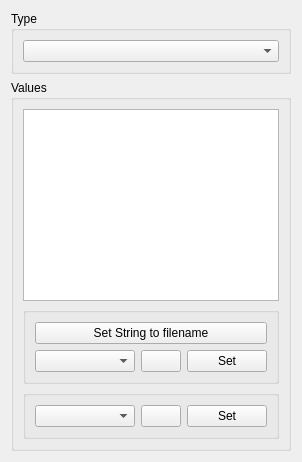
       <widget class="QWidget" name="tabValues">
        <attribute name="title">
         <string>Values</string>
        </attribute>
        <layout class="QVBoxLayout" name="verticalLayout_3">
         <item>
          <widget class="QGroupBox" name="gbValues">
           <property name="focusPolicy">
            <enum>Qt::NoFocus</enum>
           </property>
           <property name="title">
            <string>Type</string>
           </property>
           <layout class="QVBoxLayout" name="verticalLayout_7">
            <item>
             <widget class="QComboBox" name="cbValues">
              <property name="sizePolicy">
               <sizepolicy hsizetype="Preferred" vsizetype="Preferred">
                <horstretch>0</horstretch>
                <verstretch>0</verstretch>
               </sizepolicy>
              </property>
              <property name="focusPolicy">
               <enum>Qt::NoFocus</enum>
              </property>
             </widget>
            </item>
           </layout>
          </widget>
         </item>
         <item>
          <widget class="QGroupBox" name="groupBox_9">
           <property name="sizePolicy">
            <sizepolicy hsizetype="Preferred" vsizetype="Preferred">
             <horstretch>0</horstretch>
             <verstretch>1</verstretch>
            </sizepolicy>
           </property>
           <property name="focusPolicy">
            <enum>Qt::NoFocus</enum>
           </property>
           <property name="title">
            <string>Values</string>
           </property>
           <layout class="QVBoxLayout" name="verticalLayout_8">
            <item>
             <widget class="QTableView" name="twValues">
              <property name="enabled">
               <bool>true</bool>
              </property>
              <property name="sizePolicy">
               <sizepolicy hsizetype="Expanding" vsizetype="Expanding">
                <horstretch>0</horstretch>
                <verstretch>1</verstretch>
               </sizepolicy>
              </property>
              <property name="focusPolicy">
               <enum>Qt::NoFocus</enum>
              </property>
              <property name="sortingEnabled">
               <bool>true</bool>
              </property>
             </widget>
            </item>
            <item>
             <widget class="QGroupBox" name="grpString">
              <property name="focusPolicy">
               <enum>Qt::NoFocus</enum>
              </property>
              <property name="title">
               <string/>
              </property>
              <property name="flat">
               <bool>false</bool>
              </property>
              <layout class="QGridLayout" name="gridLayout_8">
               <item row="1" column="0">
                <widget class="QComboBox" name="cbComPorts">
                 <property name="sizePolicy">
                  <sizepolicy hsizetype="Preferred" vsizetype="Fixed">
                   <horstretch>1</horstretch>
                   <verstretch>0</verstretch>
                  </sizepolicy>
                 </property>
                 <property name="focusPolicy">
                  <enum>Qt::NoFocus</enum>
                 </property>
                </widget>
               </item>
               <item row="1" column="1">
                <widget class="QPushButton" name="pbComPortRefresh">
                 <property name="focusPolicy">
                  <enum>Qt::NoFocus</enum>
                 </property>
                 <property name="text">
                  <string/>
                 </property>
                 <property name="icon">
                  <iconset resource="../../res/ressources.qrc">
                   <normaloff>:/icons/Batman48.png</normaloff>:/icons/Batman48.png</iconset>
                 </property>
                 <property name="iconSize">
                  <size>
                   <width>20</width>
                   <height>20</height>
                  </size>
                 </property>
                </widget>
               </item>
               <item row="1" column="2">
                <widget class="QPushButton" name="pbComPortSet">
                 <property name="minimumSize">
                  <size>
                   <width>50</width>
                   <height>0</height>
                  </size>
                 </property>
                 <property name="focusPolicy">
                  <enum>Qt::NoFocus</enum>
                 </property>
                 <property name="text">
                  <string>Set</string>
                 </property>
                </widget>
               </item>
               <item row="0" column="0" colspan="3">
                <widget class="QPushButton" name="pbSetStringToFilename">
                 <property name="enabled">
                  <bool>true</bool>
                 </property>
                 <property name="focusPolicy">
                  <enum>Qt::NoFocus</enum>
                 </property>
                 <property name="text">
                  <string>Set String to filename</string>
                 </property>
                </widget>
               </item>
              </layout>
             </widget>
            </item>
            <item>
             <widget class="QGroupBox" name="grpNumber">
              <property name="focusPolicy">
               <enum>Qt::NoFocus</enum>
              </property>
              <property name="title">
               <string/>
              </property>
              <layout class="QGridLayout" name="gridLayout_9">
               <item row="0" column="0">
                <widget class="QComboBox" name="cbBaudrate">
                 <property name="sizePolicy">
                  <sizepolicy hsizetype="Preferred" vsizetype="Fixed">
                   <horstretch>1</horstretch>
                   <verstretch>0</verstretch>
                  </sizepolicy>
                 </property>
                 <property name="focusPolicy">
                  <enum>Qt::NoFocus</enum>
                 </property>
                </widget>
               </item>
               <item row="0" column="1">
                <widget class="QPushButton" name="pbBaudrateRefresh">
                 <property name="focusPolicy">
                  <enum>Qt::NoFocus</enum>
                 </property>
                 <property name="text">
                  <string/>
                 </property>
                 <property name="icon">
                  <iconset resource="../../res/ressources.qrc">
                   <normaloff>:/icons/Batman48.png</normaloff>:/icons/Batman48.png</iconset>
                 </property>
                 <property name="iconSize">
                  <size>
                   <width>20</width>
                   <height>20</height>
                  </size>
                 </property>
                </widget>
               </item>
               <item row="0" column="2">
                <widget class="QPushButton" name="pbBaudrateSet">
                 <property name="minimumSize">
                  <size>
                   <width>50</width>
                   <height>0</height>
                  </size>
                 </property>
                 <property name="focusPolicy">
                  <enum>Qt::NoFocus</enum>
                 </property>
                 <property name="text">
                  <string>Set</string>
                 </property>
                </widget>
               </item>
              </layout>
             </widget>
            </item>
           </layout>
          </widget>
         </item>
        </layout>
       </widget>
